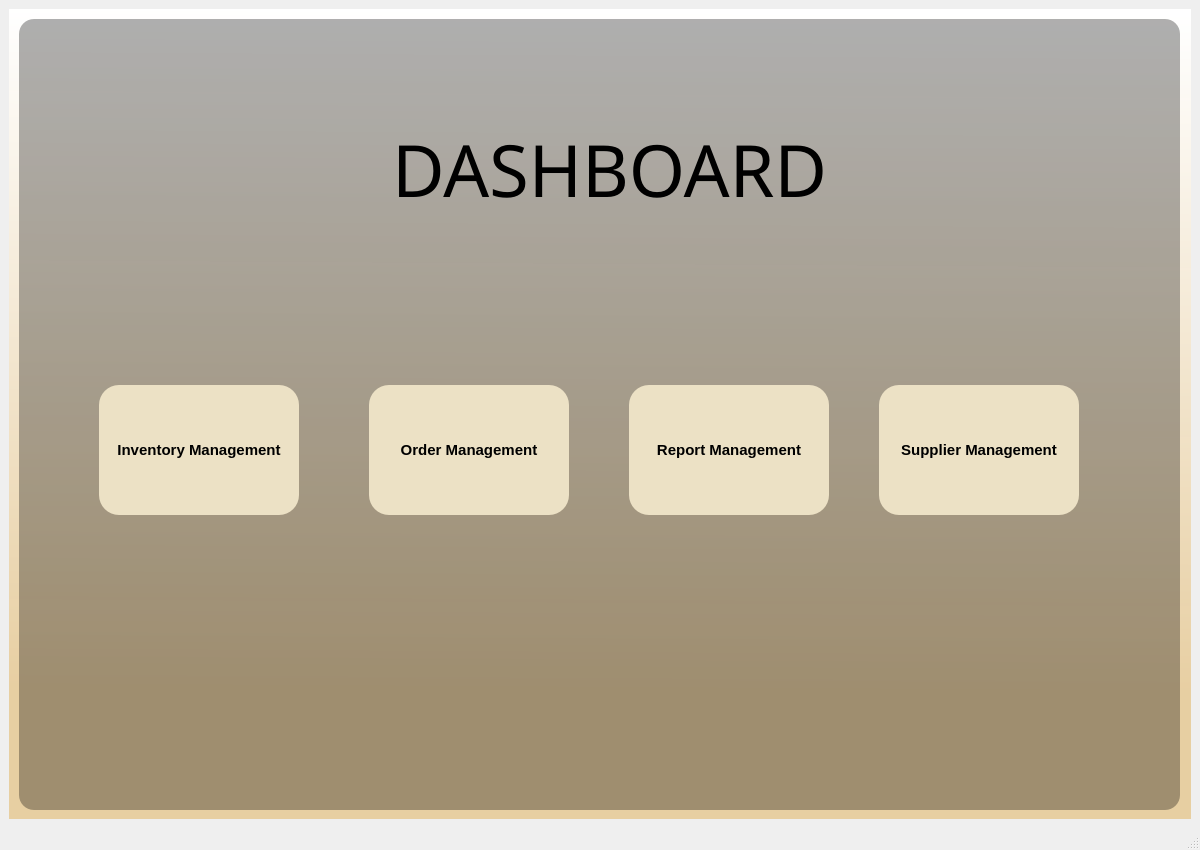
<?xml version="1.0" encoding="UTF-8"?>
<ui version="4.0">
 <class>dashboard</class>
 <widget class="QMainWindow" name="dashboard">
  <property name="geometry">
   <rect>
    <x>0</x>
    <y>0</y>
    <width>1200</width>
    <height>850</height>
   </rect>
  </property>
  <property name="windowTitle">
   <string>MainWindow</string>
  </property>
  <widget class="QWidget" name="centralwidget">
   <layout class="QGridLayout" name="gridLayout">
    <item row="0" column="1">
     <widget class="QWidget" name="widget" native="true">
      <property name="styleSheet">
       <string notr="true">background-color: qlineargradient(spread:pad, x1:0.312, y1:1, x2:0.321782, y2:0, stop:0.164179 rgba(231, 206, 161, 251), stop:1 rgba(255, 255, 255, 255));</string>
      </property>
      <widget class="QLabel" name="label">
       <property name="geometry">
        <rect>
         <x>10</x>
         <y>30</y>
         <width>1250</width>
         <height>750</height>
        </rect>
       </property>
       <property name="styleSheet">
        <string notr="true">QLabel {
   background-color:transparent;

}
</string>
       </property>
       <property name="frameShape">
        <enum>QFrame::NoFrame</enum>
       </property>
       <property name="frameShadow">
        <enum>QFrame::Sunken</enum>
       </property>
       <property name="text">
        <string/>
       </property>
       <property name="pixmap">
        <pixmap resource="resources.qrc">:/newPrefix/o_logo.png</pixmap>
       </property>
       <property name="scaledContents">
        <bool>true</bool>
       </property>
       <property name="margin">
        <number>5</number>
       </property>
       <property name="indent">
        <number>-1</number>
       </property>
      </widget>
      <widget class="QWidget" name="widget_2" native="true">
       <property name="geometry">
        <rect>
         <x>10</x>
         <y>10</y>
         <width>1161</width>
         <height>791</height>
        </rect>
       </property>
       <property name="styleSheet">
        <string notr="true">background-color: qlineargradient(spread:pad, x1:0, y1:0, x2:1, y2:0, stop:1 rgba(0, 0, 0, 80));
border-radius:15px;</string>
       </property>
       <layout class="QVBoxLayout" name="verticalLayout">
        <item>
         <widget class="QFrame" name="frame">
          <property name="minimumSize">
           <size>
            <width>0</width>
            <height>250</height>
           </size>
          </property>
          <property name="styleSheet">
           <string notr="true">background-color:transparent;</string>
          </property>
          <property name="frameShape">
           <enum>QFrame::StyledPanel</enum>
          </property>
          <property name="frameShadow">
           <enum>QFrame::Raised</enum>
          </property>
          <widget class="QLabel" name="dashboard_label">
           <property name="geometry">
            <rect>
             <x>320</x>
             <y>80</y>
             <width>541</width>
             <height>141</height>
            </rect>
           </property>
           <property name="font">
            <font>
             <family>Rockwell Extra Bold</family>
             <pointsize>-1</pointsize>
             <weight>50</weight>
             <italic>false</italic>
             <bold>false</bold>
            </font>
           </property>
           <property name="styleSheet">
            <string notr="true">background-color: transparent;
font-size: 72px;
color: black;
font: &quot;Gulzar&quot;;
</string>
           </property>
           <property name="text">
            <string>DASHBOARD</string>
           </property>
           <property name="alignment">
            <set>Qt::AlignCenter</set>
           </property>
          </widget>
         </widget>
        </item>
        <item>
         <widget class="QFrame" name="frame_2">
          <property name="sizePolicy">
           <sizepolicy hsizetype="Preferred" vsizetype="Expanding">
            <horstretch>0</horstretch>
            <verstretch>0</verstretch>
           </sizepolicy>
          </property>
          <property name="styleSheet">
           <string notr="true">background-color:transparent;</string>
          </property>
          <property name="frameShape">
           <enum>QFrame::StyledPanel</enum>
          </property>
          <property name="frameShadow">
           <enum>QFrame::Sunken</enum>
          </property>
          <widget class="QToolButton" name="Inventory_DB">
           <property name="geometry">
            <rect>
             <x>80</x>
             <y>110</y>
             <width>200</width>
             <height>130</height>
            </rect>
           </property>
           <property name="font">
            <font>
             <pointsize>-1</pointsize>
             <weight>75</weight>
             <italic>false</italic>
             <bold>true</bold>
            </font>
           </property>
           <property name="cursor">
            <cursorShape>PointingHandCursor</cursorShape>
           </property>
           <property name="styleSheet">
            <string notr="true">QToolButton{
background-color:#ECE1C5;
border-radius:20px;
font-size: 15px;
color: black;
font: &quot;Jost&quot; ;
font-weight: bold;
padding:10px;
}

QToolButton:hover {
background-color: rgba(244,237,228,200);
border-radius: 20px;
}</string>
           </property>
           <property name="text">
            <string>Inventory Management</string>
           </property>
           <property name="icon">
            <iconset resource="resources.qrc">
             <normaloff>:/newPrefix/inventory.png</normaloff>
             <activeoff>:/newPrefix/inventory-w.png</activeoff>
             <selectedoff>:/newPrefix/inventory.png</selectedoff>:/newPrefix/inventory.png</iconset>
           </property>
           <property name="iconSize">
            <size>
             <width>100</width>
             <height>100</height>
            </size>
           </property>
           <property name="popupMode">
            <enum>QToolButton::DelayedPopup</enum>
           </property>
           <property name="toolButtonStyle">
            <enum>Qt::ToolButtonTextUnderIcon</enum>
           </property>
           <property name="autoRaise">
            <bool>false</bool>
           </property>
          </widget>
          <widget class="QToolButton" name="Order_DB">
           <property name="geometry">
            <rect>
             <x>350</x>
             <y>110</y>
             <width>200</width>
             <height>130</height>
            </rect>
           </property>
           <property name="font">
            <font>
             <pointsize>-1</pointsize>
             <weight>75</weight>
             <italic>false</italic>
             <bold>true</bold>
            </font>
           </property>
           <property name="cursor">
            <cursorShape>PointingHandCursor</cursorShape>
           </property>
           <property name="styleSheet">
            <string notr="true">QToolButton{
background-color:#ECE1C5;
border-radius:20px;
font-size: 15px;
color: black;
font: &quot;Jost&quot; ;
font-weight: bold;
padding:10px;
}

QToolButton:hover {
background-color: rgba(244,237,228,200);
border-radius: 20px;
}</string>
           </property>
           <property name="text">
            <string>Order Management</string>
           </property>
           <property name="icon">
            <iconset resource="resources.qrc">
             <normaloff>:/newPrefix/icons8-order-management-64 1.png</normaloff>:/newPrefix/icons8-order-management-64 1.png</iconset>
           </property>
           <property name="iconSize">
            <size>
             <width>100</width>
             <height>100</height>
            </size>
           </property>
           <property name="toolButtonStyle">
            <enum>Qt::ToolButtonTextUnderIcon</enum>
           </property>
          </widget>
          <widget class="QToolButton" name="Report_DB">
           <property name="geometry">
            <rect>
             <x>610</x>
             <y>110</y>
             <width>200</width>
             <height>130</height>
            </rect>
           </property>
           <property name="font">
            <font>
             <pointsize>-1</pointsize>
             <weight>75</weight>
             <italic>false</italic>
             <bold>true</bold>
            </font>
           </property>
           <property name="cursor">
            <cursorShape>PointingHandCursor</cursorShape>
           </property>
           <property name="styleSheet">
            <string notr="true">QToolButton{
background-color:#ECE1C5;
border-radius:20px;
font-size: 15px;
color: black;
font: &quot;Jost&quot; ;
font-weight: bold;
padding:10px;

}

QToolButton:hover {
background-color: rgba(244,237,228,200);
border-radius: 20px;
}</string>
           </property>
           <property name="text">
            <string>Report Management</string>
           </property>
           <property name="icon">
            <iconset resource="resources.qrc">
             <normaloff>:/newPrefix/icons8-health-graph-50.png</normaloff>:/newPrefix/icons8-health-graph-50.png</iconset>
           </property>
           <property name="iconSize">
            <size>
             <width>100</width>
             <height>100</height>
            </size>
           </property>
           <property name="toolButtonStyle">
            <enum>Qt::ToolButtonTextUnderIcon</enum>
           </property>
          </widget>
          <widget class="QToolButton" name="Supplier_DB">
           <property name="geometry">
            <rect>
             <x>860</x>
             <y>110</y>
             <width>200</width>
             <height>130</height>
            </rect>
           </property>
           <property name="font">
            <font>
             <pointsize>-1</pointsize>
             <weight>75</weight>
             <italic>false</italic>
             <bold>true</bold>
            </font>
           </property>
           <property name="cursor">
            <cursorShape>PointingHandCursor</cursorShape>
           </property>
           <property name="styleSheet">
            <string notr="true">QToolButton{
background-color:#ECE1C5;
border-radius:20px;
font-size: 15px;
color: black;
font: &quot;Jost&quot; ;
font-weight: bold;
padding:10px;

}

QToolButton:hover {
background-color: rgba(244,237,228,200);
border-radius: 20px;
}</string>
           </property>
           <property name="text">
            <string>Supplier Management</string>
           </property>
           <property name="icon">
            <iconset resource="resources.qrc">
             <normaloff>:/newPrefix/supplier.png</normaloff>:/newPrefix/supplier.png</iconset>
           </property>
           <property name="iconSize">
            <size>
             <width>100</width>
             <height>100</height>
            </size>
           </property>
           <property name="toolButtonStyle">
            <enum>Qt::ToolButtonTextUnderIcon</enum>
           </property>
          </widget>
          <widget class="QToolButton" name="Logout_DB">
           <property name="geometry">
            <rect>
             <x>1020</x>
             <y>430</y>
             <width>70</width>
             <height>50</height>
            </rect>
           </property>
           <property name="font">
            <font>
             <weight>75</weight>
             <italic>false</italic>
             <bold>true</bold>
            </font>
           </property>
           <property name="cursor">
            <cursorShape>PointingHandCursor</cursorShape>
           </property>
           <property name="styleSheet">
            <string notr="true">QToolButton {
    background-color: transparent;
    border-radius: 50px; 
   
}

QToolButton:hover {
    background-color: rgba(244, 237, 228, 200);
    border-radius: 50px; 
}
</string>
           </property>
           <property name="text">
            <string/>
           </property>
           <property name="icon">
            <iconset resource="resources.qrc">
             <normaloff>:/newPrefix/LOGOUT BUTTON.png</normaloff>:/newPrefix/LOGOUT BUTTON.png</iconset>
           </property>
           <property name="iconSize">
            <size>
             <width>100</width>
             <height>100</height>
            </size>
           </property>
           <property name="toolButtonStyle">
            <enum>Qt::ToolButtonTextUnderIcon</enum>
           </property>
          </widget>
         </widget>
        </item>
       </layout>
      </widget>
     </widget>
    </item>
   </layout>
  </widget>
  <widget class="QStatusBar" name="statusbar"/>
 </widget>
 <resources>
  <include location="resources.qrc"/>
 </resources>
 <connections/>
</ui>
